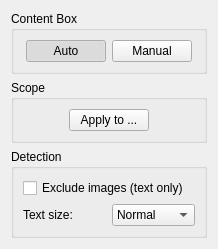
<ui version="4.0" >
 <class>SelectContentOptionsWidget</class>
 <widget class="QWidget" name="SelectContentOptionsWidget" >
  <property name="geometry" >
   <rect>
    <x>0</x>
    <y>0</y>
    <width>218</width>
    <height>202</height>
   </rect>
  </property>
  <property name="windowTitle" >
   <string>Form</string>
  </property>
  <layout class="QVBoxLayout" name="verticalLayout" >
   <item>
    <widget class="QGroupBox" name="groupBox" >
     <property name="title" >
      <string>Content Box</string>
     </property>
     <layout class="QHBoxLayout" >
      <item>
       <spacer>
        <property name="orientation" >
         <enum>Qt::Horizontal</enum>
        </property>
        <property name="sizeHint" stdset="0" >
         <size>
          <width>1</width>
          <height>20</height>
         </size>
        </property>
       </spacer>
      </item>
      <item>
       <widget class="QPushButton" name="autoBtn" >
        <property name="text" >
         <string>Auto</string>
        </property>
        <property name="checkable" >
         <bool>true</bool>
        </property>
        <property name="checked" >
         <bool>true</bool>
        </property>
        <property name="autoExclusive" >
         <bool>true</bool>
        </property>
       </widget>
      </item>
      <item>
       <widget class="QPushButton" name="manualBtn" >
        <property name="text" >
         <string>Manual</string>
        </property>
        <property name="checkable" >
         <bool>true</bool>
        </property>
        <property name="autoExclusive" >
         <bool>true</bool>
        </property>
       </widget>
      </item>
      <item>
       <spacer>
        <property name="orientation" >
         <enum>Qt::Horizontal</enum>
        </property>
        <property name="sizeHint" stdset="0" >
         <size>
          <width>1</width>
          <height>20</height>
         </size>
        </property>
       </spacer>
      </item>
     </layout>
    </widget>
   </item>
   <item>
    <widget class="QGroupBox" name="scopeBox" >
     <property name="title" >
      <string>Scope</string>
     </property>
     <layout class="QVBoxLayout" >
      <item>
       <layout class="QHBoxLayout" >
        <item>
         <spacer>
          <property name="orientation" >
           <enum>Qt::Horizontal</enum>
          </property>
          <property name="sizeHint" >
           <size>
            <width>40</width>
            <height>20</height>
           </size>
          </property>
         </spacer>
        </item>
        <item>
         <widget class="QPushButton" name="applyToBtn" >
          <property name="text" >
           <string>Apply to ...</string>
          </property>
         </widget>
        </item>
        <item>
         <spacer>
          <property name="orientation" >
           <enum>Qt::Horizontal</enum>
          </property>
          <property name="sizeHint" >
           <size>
            <width>40</width>
            <height>20</height>
           </size>
          </property>
         </spacer>
        </item>
       </layout>
      </item>
     </layout>
    </widget>
   </item>
   <item>
    <widget class="QGroupBox" name="detectionGroupBox" >
     <property name="title" >
      <string>Detection</string>
     </property>
     <layout class="QVBoxLayout" >
      <item>
       <widget class="QCheckBox" name="textOnlyCheckBox" >
        <property name="text" >
         <string>Exclude images (text only)</string>
        </property>
        <property name="checked" >
         <bool>false</bool>
        </property>
        <property name="toolTip" >
         <string>When enabled, content blocks with low text ratio are excluded from the content box.</string>
        </property>
       </widget>
      </item>
      <item>
       <layout class="QHBoxLayout" >
        <item>
         <widget class="QLabel" name="textSizeLabel" >
          <property name="text" >
           <string>Text size:</string>
          </property>
         </widget>
        </item>
        <item>
         <widget class="QComboBox" name="textSizeCombo" >
          <property name="toolTip" >
           <string>Adaptive thresholds: Normal, Small text, or Large text.</string>
          </property>
          <item>
           <property name="text" >
            <string>Normal</string>
           </property>
          </item>
          <item>
           <property name="text" >
            <string>Small</string>
           </property>
          </item>
          <item>
           <property name="text" >
            <string>Large</string>
           </property>
          </item>
         </widget>
        </item>
       </layout>
      </item>
     </layout>
    </widget>
   </item>
   <item>
    <spacer name="verticalSpacer" >
     <property name="orientation" >
      <enum>Qt::Vertical</enum>
     </property>
     <property name="sizeHint" stdset="0" >
      <size>
       <width>20</width>
       <height>40</height>
      </size>
     </property>
    </spacer>
   </item>
  </layout>
 </widget>
 <resources>
  <include location="../../../resources/resources.qrc" />
 </resources>
 <connections/>
</ui>
